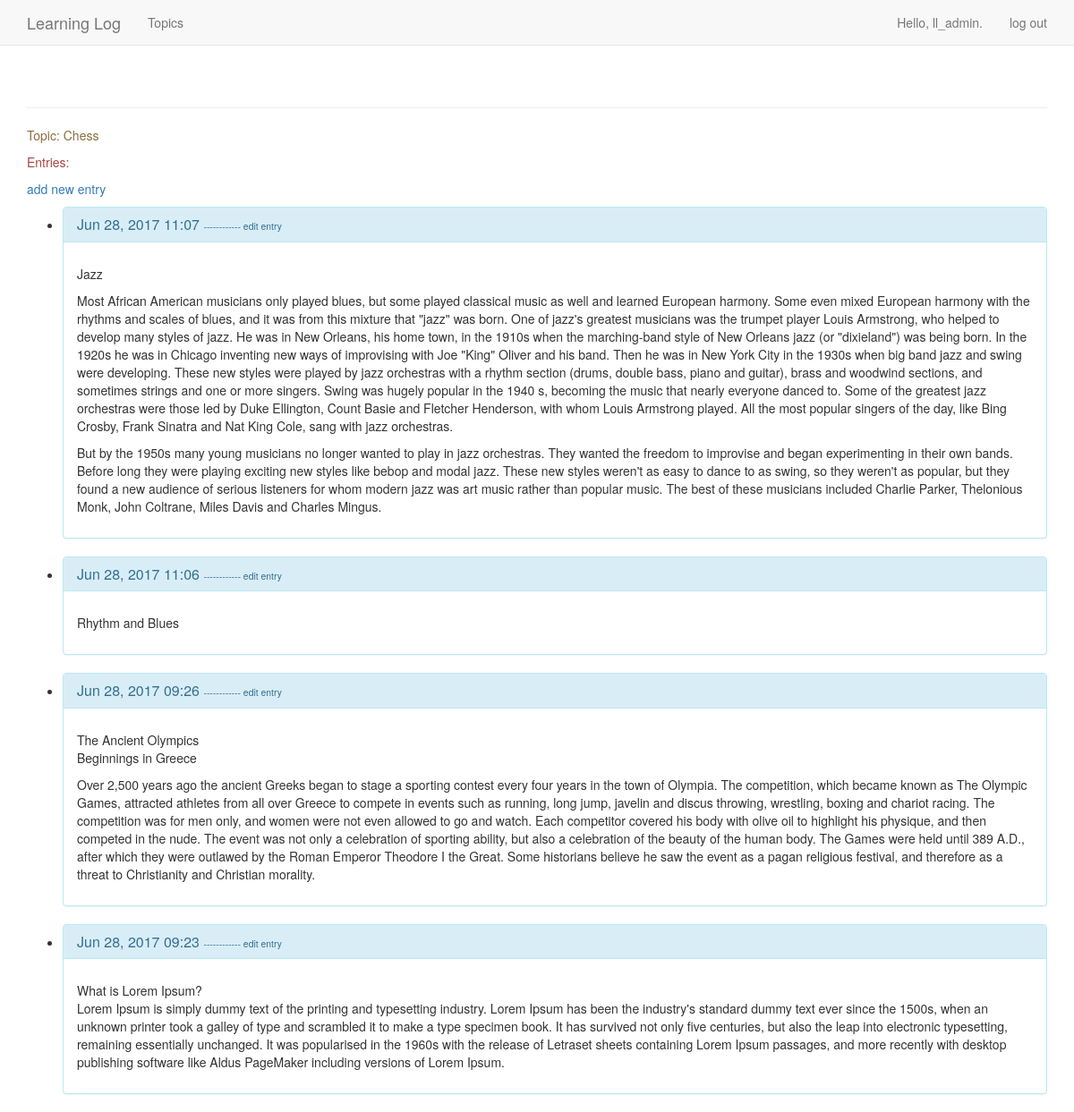
Page /topics/1/ (signed in) on the earlier database version.
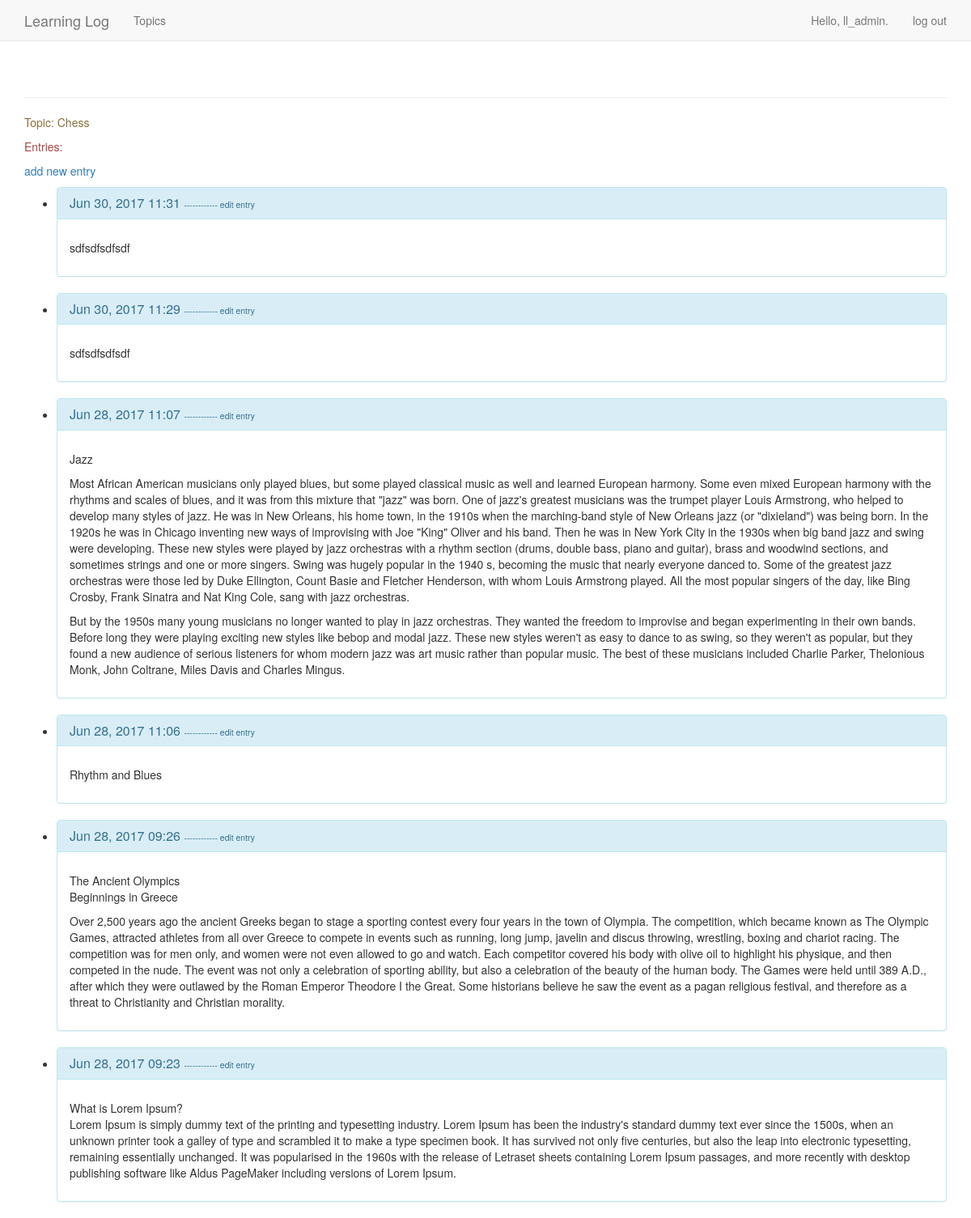
Same page on the later database version.
### learning_logs/models.py (models this page shows, shortened)
class Entry(models.Model):
    topic = models.ForeignKey(Topic)
    text = models.TextField()
    date_added = models.DateTimeField(auto_now_add=True)
    class Meta:
        verbose_name_plural = 'entries'

### learning_logs/views.py (the view)
# urls.py: url(r'^topics/(?P<topic_id>\d+)/$', views.topic, name='topic'),
@login_required
def topic(request, topic_id):
    topic = Topic.objects.get(id=topic_id)
    if topic.owner != request.user:
        raise Http404
    entries = topic.entry_set.order_by('-date_added')
    context = {'topic': topic, 'entries': entries}
    return render(request, 'learning_logs/topic.html', context)

### learning_logs/models.py (called while the page is built)
    def __unicode__(self):
        return self.text

### learning_logs/templates/learning_logs/topic.html (shortened to what this page needs)
<!DOCTYPE html>
<html lang="en">
<head>
</head>
<body>
    {% extends "learning_logs/base.html" %}
    {% block content %}
        <p class="text-warning">Topic: {{ topic }}</p>
        <p class="text-danger">Entries:</p>
            <p>
                <a href="{% url 'learning_logs:new_entry' topic.id %}">add new entry</a>
            </p>
        <ul>
        {% for entry in entries %}
            <li class="panel panel-info">
                <div class="panel-heading">
                    <h3 class="panel-title">{{ entry.date_added|date:'M d, Y H:i' }}
                        <small>
                            <a href="{% url 'learning_logs:edit_entry' entry.id %}">------------ edit entry</a>
                        </small>
                    </h3>
                </div>
                <div class="panel-body">
                    <p>{{ entry.text|linebreaks }}</p>
                </div>
            </li>
        {% empty %}
            <li>
                There are no entries for this topic yet.
            </li>
        {% endfor %}
        </ul>
    {% endblock content %}

Differences in the rows shown:
added Entry: date_added "Jun 30, 2017 11:31", text "sdfsdfsdfsdf"
added Entry: date_added "Jun 30, 2017 11:29", text "sdfsdfsdfsdf"
